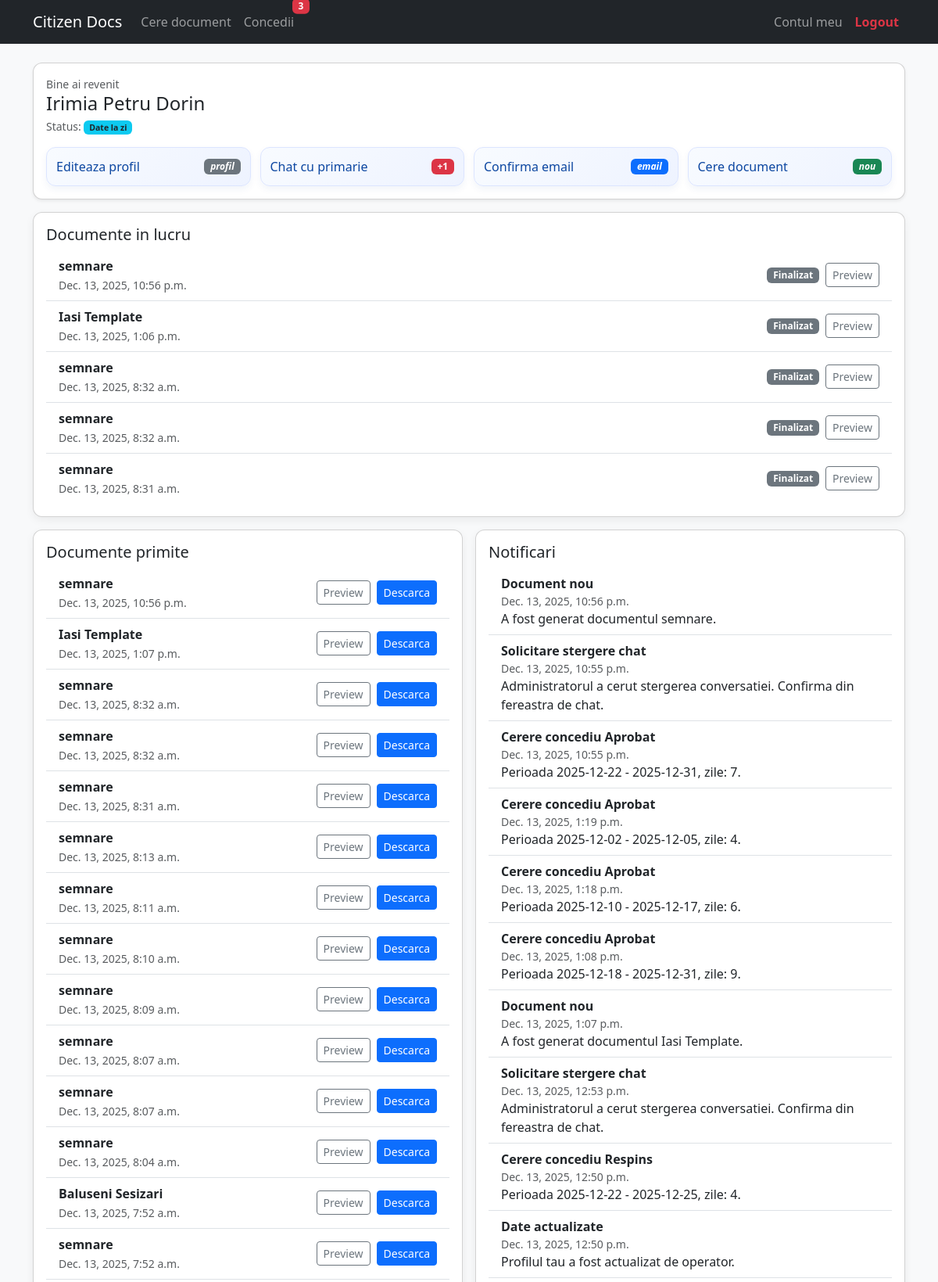
The page /dashboard/ (signed in, upper part) on the database its author committed.
### core/models.py (models this page shows, shortened)
class Citizen(models.Model):
    STATUS_CHOICES = [
        ("updated", "Date actualizate"),
        ("pending_validation", "Se asteapta validare"),
        ("needs_update", "Necesita actualizare"),
        ("up_to_date", "Date la zi"),
    ]
    full_name = models.CharField(max_length=200)
    identifier = models.CharField(
        max_length=50,
        blank=True,
        help_text="Ex: CNP sau un cod intern",
    )
    municipality = models.ForeignKey(
        Municipality, null=True, blank=True, on_delete=models.SET_NULL, related_name="citizens"
    )
    user = models.OneToOneField(
        User,
        null=True,
        blank=True,
        on_delete=models.SET_NULL,
        related_name="citizen_profile",
    )
    nume = models.CharField(max_length=100, blank=True)
    prenume = models.CharField(max_length=100, blank=True)
    cnp = models.CharField(max_length=13, unique=True, null=True, blank=True)
    strada = models.CharField(max_length=200, blank=True)
    nr = models.CharField(max_length=20, blank=True)
    localitate = models.CharField(max_length=200, blank=True)
    judet = models.CharField(max_length=200, blank=True)
    telefon = models.CharField(max_length=50, blank=True)
    email_recuperare = models.EmailField(blank=True)
    email_recuperare_verified = models.BooleanField(default=False)
    email_recuperare_pending = models.EmailField(blank=True)
    leave_enabled = models.BooleanField(default=True)
    contract_start = models.DateField(null=True, blank=True)
    annual_leave_days = models.PositiveIntegerField(default=21)
    beneficiar = models.CharField(max_length=200, blank=True)
    emitent = models.CharField(max_length=200, blank=True)
    tip_document = models.CharField(max_length=200, blank=True)
    numar_document_extern = models.CharField(max_length=200, blank=True)
    data_emitere = models.DateField(null=True, blank=True)
    data = models.JSONField(default=dict, blank=True)
    profile_status = models.CharField(
        max_length=30, choices=STATUS_CHOICES, default="up_to_date"
    )
    created_at = models.DateTimeField(auto_now_add=True)
    updated_at = models.DateTimeField(auto_now=True)

class WorkItem(models.Model):
    STATUS_CHOICES = [
        ("pending", "In lucru"),
        ("in_progress", "In editare"),
        ("completed", "Finalizat"),
    ]
    citizen = models.ForeignKey(Citizen, on_delete=models.CASCADE, related_name="work_items")
    template = models.ForeignKey(DocumentTemplate, on_delete=models.CASCADE, related_name="work_items")
    municipality = models.ForeignKey(Municipality, null=True, blank=True, on_delete=models.SET_NULL, related_name="work_items")
    created_by = models.ForeignKey(User, null=True, blank=True, on_delete=models.SET_NULL, related_name="work_items_created")
    output_type = models.CharField(max_length=10, choices=DocumentTemplate.OUTPUT_CHOICES, default="pdf")
    dynamic_values = models.JSONField(default=dict, blank=True)
    rendered_html = models.TextField(blank=True)
    signature = models.JSONField(default=dict, blank=True)
    signature_image = models.ImageField(upload_to="signature_images/", null=True, blank=True)
    manual_html = models.TextField(blank=True)
    final_document = models.ForeignKey("GeneratedDocument", null=True, blank=True, on_delete=models.SET_NULL, related_name="work_items")
    status = models.CharField(max_length=20, choices=STATUS_CHOICES, default="pending")
    created_at = models.DateTimeField(auto_now_add=True)
    updated_at = models.DateTimeField(auto_now=True)
    class Meta:
        ordering = ["-created_at"]

class DocumentTemplate(models.Model):
    OUTPUT_CHOICES = [
        ("pdf", "PDF"),
        ("word", "Word (.doc pe baza de HTML)"),
    ]
    TEMPLATE_TYPES = [
        ("generate", "Generare imediata"),
        ("workflow", "Trimitere pe flux"),
    ]
    name = models.CharField(max_length=200)
    slug = models.SlugField(unique=True, blank=True)
    description = models.TextField(blank=True)
    body_html = models.TextField()
    output_type = models.CharField(
        max_length=10, choices=OUTPUT_CHOICES, default="pdf"
    )
    template_type = models.CharField(
        max_length=20, choices=TEMPLATE_TYPES, default="generate"
    )
    municipalities = models.ManyToManyField(
        Municipality,
        blank=True,
        related_name="templates",
        help_text="Lasa necompletat pentru a fi disponibil tuturor primariilor",
    )
    created_by = models.ForeignKey(
        User, null=True, blank=True, on_delete=models.SET_NULL
    )
    dynamic_fields = models.JSONField(default=list, blank=True)
    created_at = models.DateTimeField(auto_now_add=True)
    updated_at = models.DateTimeField(auto_now=True)
    class Meta:
        ordering = ["name"]

class GeneratedDocument(models.Model):
    citizen = models.ForeignKey(
        Citizen, on_delete=models.CASCADE, related_name="documents"
    )
    template = models.ForeignKey(DocumentTemplate, on_delete=models.CASCADE)
    file = models.FileField(upload_to="generated_docs/")
    output_type = models.CharField(max_length=10)
    created_at = models.DateTimeField(auto_now_add=True)

class Notification(models.Model):
    citizen = models.ForeignKey(
        Citizen, on_delete=models.CASCADE, related_name="notifications"
    )
    title = models.CharField(max_length=150)
    message = models.TextField(blank=True)
    is_read = models.BooleanField(default=False)
    created_at = models.DateTimeField(auto_now_add=True)
    class Meta:
        ordering = ["-created_at"]

### core/views.py (the view)
# urls.py: path("dashboard/", views.citizen_dashboard, name="citizen_dashboard"),
@login_required
def citizen_dashboard(request):
    citizen = getattr(request.user, "citizen_profile", None)
    if not citizen:
        messages.error(request, "Nu exista un profil de cetatean asociat.")
        return redirect("home")
    documents = citizen.documents.order_by("-created_at")[:20]
    notifications = citizen.notifications.all()[:20]
    staff_msg_count = Message.objects.filter(
        citizen=citizen, sender__is_staff=True, read_by_citizen=False
    ).count()
    work_items = citizen.work_items.select_related("template").order_by("-created_at")[:20]
    return render(
        request,
        "core/dashboard.html",
        {
            "citizen": citizen,
            "documents": documents,
            "notifications": notifications,
            "staff_msg_count": staff_msg_count,
            "work_items": work_items,
        },
    )

### core/context_processors.py (called while the page is built)
def unread_counts(request):
    data = {
        "unread_citizen": 0,
        "unread_staff": 0,
    }
    user = getattr(request, "user", None)
    if not user or not user.is_authenticated:
        return {"unread_counts": data}
    if hasattr(user, "citizen_profile"):
        ctz = user.citizen_profile
        data["unread_citizen"] = Notification.objects.filter(citizen=ctz, is_read=False).count()
    if user.is_staff:
        data["unread_staff"] = StaffNotification.objects.filter(user=user, is_read=False).count()
    return {"unread_counts": data}

### templates/core/dashboard.html (shortened to what this page needs)
{% extends "base.html" %}
{% block content %}
<div class="card shadow-sm mb-3">
  <div class="card-body">
    <div class="d-flex justify-content-between align-items-start flex-wrap gap-2">
      <div>
        <div class="text-muted small">Bine ai revenit</div>
        <h1 class="h4 mb-1">{{ citizen.full_name }}</h1>
        <div class="small text-muted">Status: <span class="badge bg-info text-dark">{{ citizen.get_profile_status_display }}</span></div>
      </div>
    </div>
    <div class="action-grid mt-3">
      <a href="{% url 'citizen_self_edit' %}" class="action-tile">
        <span>Editeaza profil</span>
        <i class="badge bg-secondary">profil</i>
      </a>
      <a href="{% url 'citizen_chat' %}" class="action-tile position-relative">
        <span>Chat cu primarie</span>
        {% if staff_msg_count %}
          <span class="badge bg-danger">+{{ staff_msg_count }}</span>
        {% else %}
          <i class="badge bg-primary">chat</i>
        {% endif %}
      </a>
      <a href="{% url 'confirm_email' %}" class="action-tile">
        <span>Confirma email</span>
        <i class="badge bg-primary">email</i>
      </a>
      <a href="{% url 'citizen_request_document' %}" class="action-tile">
        <span>Cere document</span>
        <i class="badge bg-success">nou</i>
      </a>
    </div>
  </div>
</div>
<div class="card h-100 mb-3">
  <div class="card-body">
    <h5 class="card-title">Documente in lucru</h5>
    {% if work_items %}
      <ul class="list-group list-group-flush">
        {% for item in work_items %}
          <li class="list-group-item d-flex justify-content-between align-items-center">
            <div>
              <div class="fw-semibold">{{ item.template.name }}</div>
              <small class="text-muted">{{ item.created_at }}</small>
            </div>
            <div class="d-flex gap-2 align-items-center">
              <span class="badge bg-secondary">{{ item.get_status_display }}</span>
              {% if item.final_document %}
                <a class="btn btn-sm btn-outline-secondary" href="{% url 'document_preview' item.final_document.id %}" target="_blank">Preview</a>
              {% endif %}
            </div>
          </li>
        {% endfor %}
      </ul>
    {% else %}
      <p class="text-muted mb-0">Nu exista documente in lucru.</p>
    {% endif %}
  </div>
</div>
<div class="row g-3">
  <div class="col-lg-6">
    <div class="card h-100">
      <div class="card-body">
        <h5 class="card-title">Documente primite</h5>
        {% if documents %}
          <ul class="list-group list-group-flush">
            {% for doc in documents %}
              <li class="list-group-item d-flex justify-content-between align-items-center">
                <div>
                  <div class="fw-semibold">{{ doc.template.name }}</div>
                  <small class="text-muted">{{ doc.created_at }}</small>
                </div>
                <div class="d-flex gap-2">
                  <a class="btn btn-sm btn-outline-secondary" href="{% url 'document_preview' doc.id %}" target="_blank">Preview</a>
                  <a class="btn btn-sm btn-primary" href="{{ doc.file.url }}" download>Descarca</a>
                </div>
              </li>
            {% endfor %}
          </ul>
        {% else %}
          <p class="text-muted mb-0">Nu ai documente inca.</p>
        {% endif %}
      </div>
    </div>
  </div>
  <div class="col-lg-6">
    <div class="card h-100">
      <div class="card-body">
        <h5 class="card-title">Notificari</h5>
        {% if notifications %}
          <ul class="list-group list-group-flush">
            {% for n in notifications %}
              <li class="list-group-item">
                <div class="fw-semibold">{{ n.title }}</div>
                <div class="small text-muted">{{ n.created_at }}</div>
                {% if n.message %}<div>{{ n.message }}</div>{% endif %}
              </li>
            {% endfor %}
          </ul>
        {% else %}
          <p class="text-muted mb-0">Nicio notificare.</p>
        {% endif %}
      </div>
    </div>
  </div>
</div>
{% endblock %}

### templates/base.html (style rules this page uses)
body { min-height: 100vh; }
.action-grid { display: grid; grid-template-columns: repeat(auto-fit, minmax(140px, 1fr)); gap: 0.75rem; }
.action-tile { border-radius: 12px; padding: 12px; background: linear-gradient(135deg, #f8fbff, #eef3ff); border: 1px solid #dce5ff; color: #0d47a1; box-shadow: 0 4px 10px rgba(13, 71, 161, 0.06); transition: transform 0.12s ease, box-shadow 0.12s ease; text-decoration: none; display: flex; align-items: center; justify-content: space-between; gap: 8px; }
.card { border-radius: 12px; box-shadow: 0 4px 12px rgba(0,0,0,0.06); }

### rows shown on the page
Citizen: full_name "Irimia Petru Dorin", profile_status "Date la zi"
WorkItem: template.name "semnare", created_at "Dec. 13, 2025, 10:56 p.m.", status "Finalizat", shows "Preview"
WorkItem: template.name "Iasi Template", created_at "Dec. 13, 2025, 1:06 p.m.", status "Finalizat", shows "Preview"
WorkItem: template.name "semnare", created_at "Dec. 13, 2025, 8:32 a.m.", status "Finalizat", shows "Preview"
WorkItem: template.name "semnare", created_at "Dec. 13, 2025, 8:32 a.m.", status "Finalizat", shows "Preview"
WorkItem: template.name "semnare", created_at "Dec. 13, 2025, 8:31 a.m.", status "Finalizat", shows "Preview"
GeneratedDocument: template.name "semnare", created_at "Dec. 13, 2025, 10:56 p.m."
GeneratedDocument: template.name "Iasi Template", created_at "Dec. 13, 2025, 1:07 p.m."
GeneratedDocument: template.name "semnare", created_at "Dec. 13, 2025, 8:32 a.m."
GeneratedDocument: template.name "semnare", created_at "Dec. 13, 2025, 8:32 a.m."
GeneratedDocument: template.name "semnare", created_at "Dec. 13, 2025, 8:31 a.m."
GeneratedDocument: template.name "semnare", created_at "Dec. 13, 2025, 8:13 a.m."
GeneratedDocument: template.name "semnare", created_at "Dec. 13, 2025, 8:11 a.m."
GeneratedDocument: template.name "semnare", created_at "Dec. 13, 2025, 8:10 a.m."
GeneratedDocument: template.name "semnare", created_at "Dec. 13, 2025, 8:09 a.m."
GeneratedDocument: template.name "semnare", created_at "Dec. 13, 2025, 8:07 a.m."
GeneratedDocument: template.name "semnare", created_at "Dec. 13, 2025, 8:07 a.m."
GeneratedDocument: template.name "semnare", created_at "Dec. 13, 2025, 8:04 a.m."
GeneratedDocument: template.name "Baluseni Sesizari", created_at "Dec. 13, 2025, 7:52 a.m."
GeneratedDocument: template.name "semnare", created_at "Dec. 13, 2025, 7:52 a.m."
Notification: title "Document nou", created_at "Dec. 13, 2025, 10:56 p.m.", message "A fost generat documentul semnare."
Notification: title "Solicitare stergere chat", created_at "Dec. 13, 2025, 10:55 p.m.", message "Administratorul a cerut stergerea conversatiei. Confirma din fereastra de chat."
Notification: title "Cerere concediu Aprobat", created_at "Dec. 13, 2025, 10:55 p.m.", message "Perioada 2025-12-22 - 2025-12-31, zile: 7."
Notification: title "Cerere concediu Aprobat", created_at "Dec. 13, 2025, 1:19 p.m.", message "Perioada 2025-12-02 - 2025-12-05, zile: 4."
Notification: title "Cerere concediu Aprobat", created_at "Dec. 13, 2025, 1:18 p.m.", message "Perioada 2025-12-10 - 2025-12-17, zile: 6."
Notification: title "Cerere concediu Aprobat", created_at "Dec. 13, 2025, 1:08 p.m.", message "Perioada 2025-12-18 - 2025-12-31, zile: 9."
Notification: title "Document nou", created_at "Dec. 13, 2025, 1:07 p.m.", message "A fost generat documentul Iasi Template."
Notification: title "Solicitare stergere chat", created_at "Dec. 13, 2025, 12:53 p.m.", message "Administratorul a cerut stergerea conversatiei. Confirma din fereastra de chat."
Notification: title "Cerere concediu Respins", created_at "Dec. 13, 2025, 12:50 p.m.", message "Perioada 2025-12-22 - 2025-12-25, zile: 4."
Notification: title "Date actualizate", created_at "Dec. 13, 2025, 12:50 p.m.", message "Profilul tau a fost actualizat de operator."

### other values the page prints
{{ unread_counts.unread_citizen }} "3"
{{ staff_msg_count }} "1"
